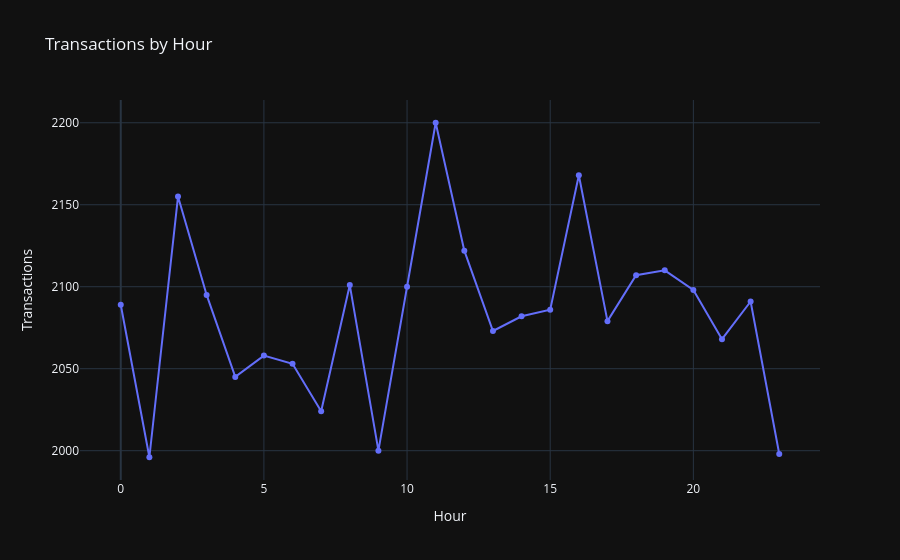

Source (notebook cell):
### Code cell
fig = px.line(
    hourly,
    x="Hour",
    y="Transactions",
    markers=True,
    title="Transactions by Hour"
)

fig.show()

### Figure 1 — Plotly figure (JSON) as saved in the notebook; plotly's stock layout.template omitted (floating-point values rounded to 4 significant figures)
{"data": [{"hovertemplate": "Hour=%{x}<br>Transactions=%{y}<extra></extra>", "legendgroup": "", "line": {"color": "#636efa", "dash": "solid"}, "marker": {"symbol": "circle"}, "mode": "lines+markers", "name": "", "orientation": "v", "showlegend": false, "x": [0, 1, 2, 3, 4, 5, 6, 7, 8, 9, 10, 11, 12, 13, 14, 15, 16, 17, 18, 19, 20, 21, 22, 23], "xaxis": "x", "y": [2089, 1996, 2155, 2095, 2045, 2058, 2053, 2024, 2101, 2000, 2100, 2200, 2122, 2073, 2082, 2086, 2168, 2079, 2107, 2110, 2098, 2068, 2091, 1998], "yaxis": "y", "type": "scatter"}], "layout": {"xaxis": {"anchor": "y", "domain": [0.0, 1.0], "title": {"text": "Hour"}}, "yaxis": {"anchor": "x", "domain": [0.0, 1.0], "title": {"text": "Transactions"}}, "legend": {"tracegroupgap": 0}, "title": {"text": "Transactions by Hour"}}}
